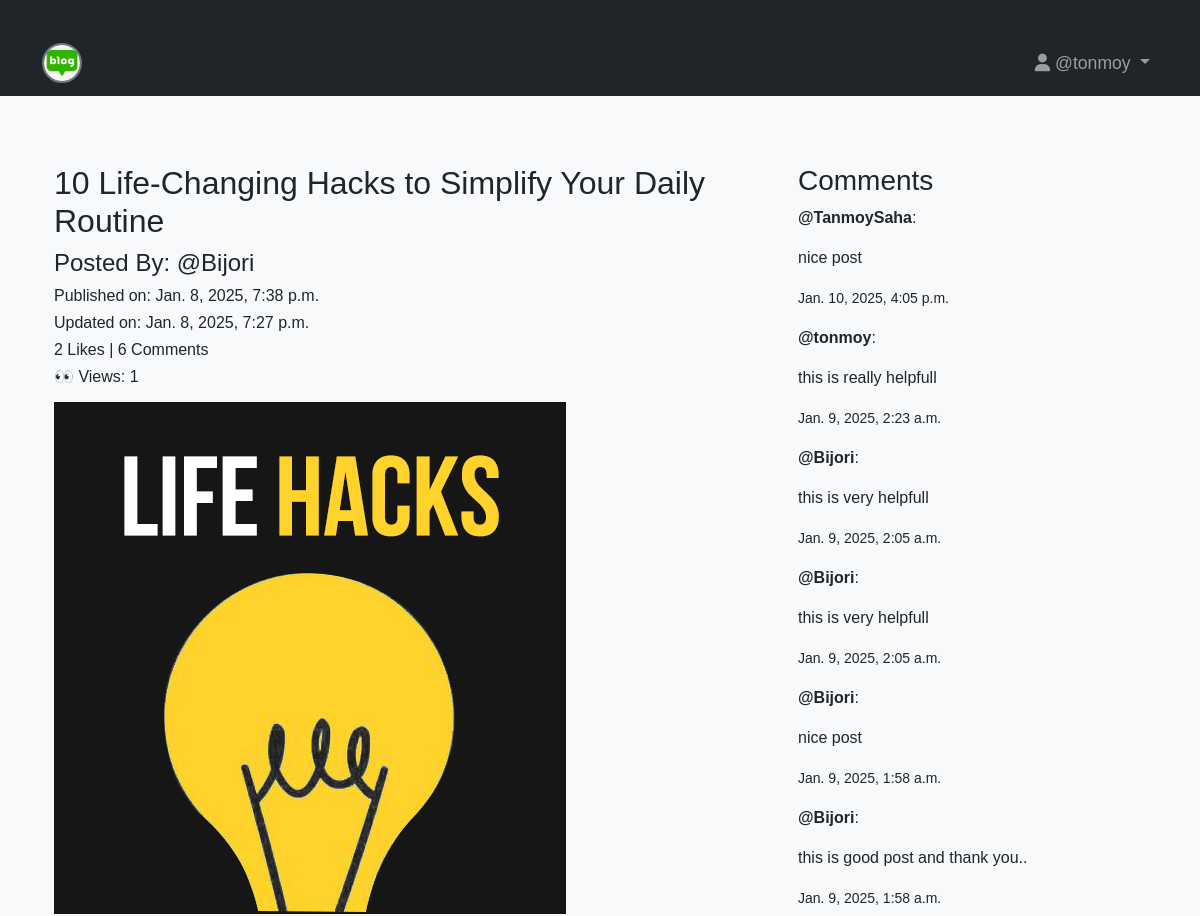
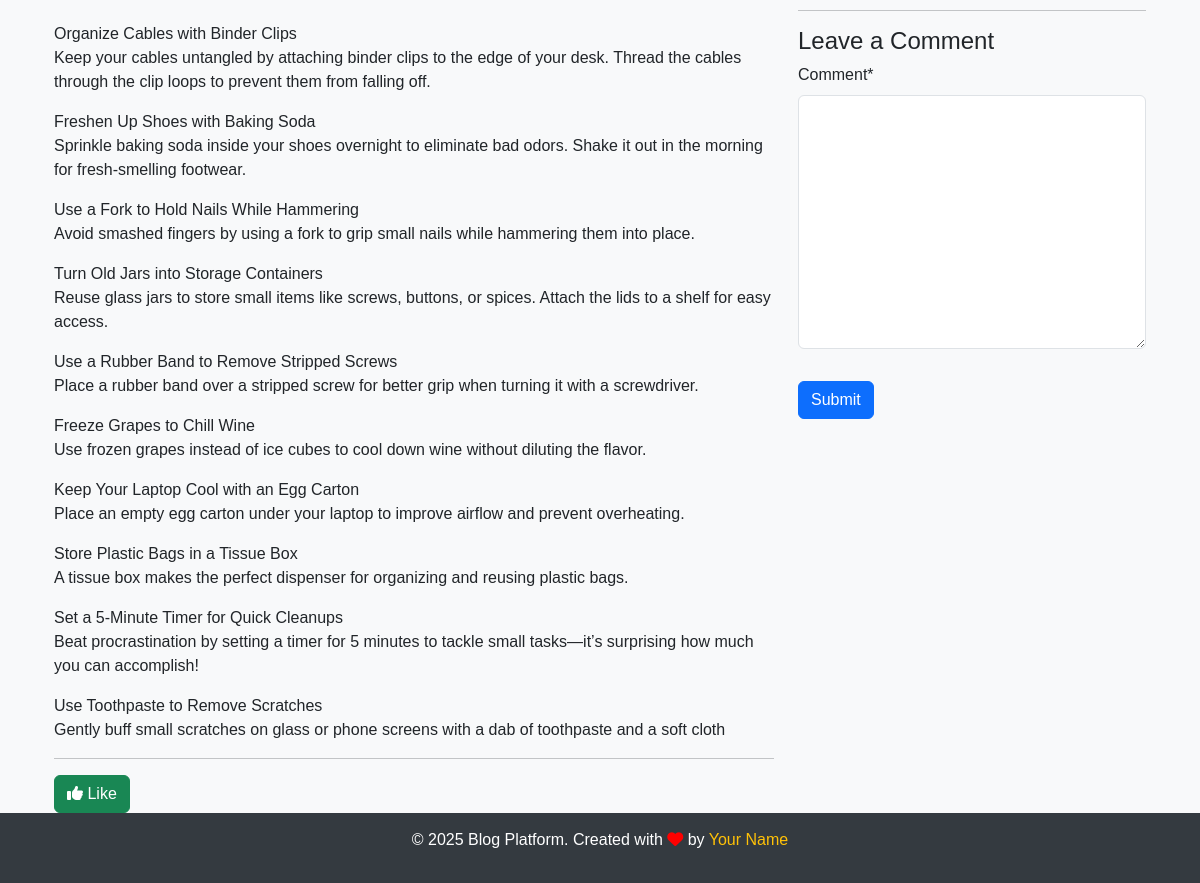
The page /blog/blog_details/10-Life-Changing-Hacks-to-Simplify-Your-Daily-Routine-c8ecc1af-656e-400b-9451-9ccc1f5519ba/ (signed in) on the database its author committed (2 pictures, top to bottom).
### App_Blog/models.py (models this page shows, shortened)
class Blog(models.Model):
    author = models.ForeignKey(User,on_delete=models.CASCADE,related_name='post_author')
    blog_title = models.CharField(max_length=100,verbose_name='Put a Title')
    slug=models.SlugField(max_length=264,unique=True)
    blog_content = models.TextField(verbose_name='What is in your mind?')
    blog_image=models.ImageField(upload_to='blog_image',verbose_name='Image')
    created_at = models.DateTimeField(auto_now_add=True)
    updated_at = models.DateTimeField(auto_now=True)
    publish_date = models.DateTimeField(auto_now_add=True)
    view_count = models.PositiveIntegerField(default=0)
    class Meta:
        ordering = ['-publish_date']

class Comment(models.Model):
    blog = models.ForeignKey(Blog,on_delete=models.CASCADE,related_name='blog_comment')
    user = models.ForeignKey(User, on_delete=models.CASCADE,related_name='user_comment')
    comment = models.TextField()
    comment_date = models.DateTimeField(auto_now_add=True)
    class Meta:
        ordering = ['-comment_date']

### App_Blog/views.py (the view, shortened to what this page needs)
# urls.py: path('blog_details/<slug:slug>/',views.blog_details,name='blog_details'),
@login_required
def blog_details(request, slug):
    try:
        blog = Blog.objects.get(slug=slug)
    except Blog.DoesNotExist:
        return HttpResponseRedirect(reverse('App_Blog:blog_list'))
    if request.user != blog.author:
        blog.view_count += 1
        blog.save(update_fields=['view_count'])
    comment_form = CommentForm()
    already_liked = Likes.objects.filter(blog=blog, user=request.user)
    liked = bool(already_liked)
    return render(request, 'App_Blog/blog_details.html', {
        'blog': blog,
        'comment_form': comment_form,
        'liked': liked
    })

### App_Blog/forms.py
class CommentForm(forms.ModelForm):
    class Meta:
        model = Comment
        fields = ('comment',)

### templates/App_Blog/blog_details.html (shortened to what this page needs)
{% extends "base.html" %}
{% load crispy_forms_tags %}
{% block body_block %}
<div class="container mt-5">
    <div class="row">
        <div class="col-sm-12 col-md-8">
            <div class="blog-header">
                <h2>{{ blog.blog_title }}</h2>
                <h4>Posted By: @{{ blog.author }}</h4>
                <h6>Published on: {{ blog.publish_date }}</h6>
                <h6>Updated on: {{ blog.updated_at }}</h6>
                <h6>{{ blog.liked_blog.count }} Likes | {{ blog.blog_comment.count }} Comments</h6>
                <h6>👀 Views: {{ blog.view_count }}</h6>
            </div>
            <div class="blog-image mt-3">
                <img src="/media/{{ blog.blog_image }}" class="img-fluid" alt="{{ blog.blog_title }}">
            </div>
            <div class="blog-content mt-4">
                <p>{{ blog.blog_content|linebreaks }}</p>
            </div>
            <hr>
            <div class="like-button">
                {% if not liked %}
                    <a href="{% url 'App_Blog:liked_post' blog.pk %}" class="btn btn-success">
                        <i class="fa-solid fa-thumbs-up"></i> Like
                    </a>
                {% else %}
                    <a href="{% url 'App_Blog:unliked_post' blog.pk %}" class="btn btn-danger">
                        <i class="fa-solid fa-thumbs-down"></i> Unlike
                    </a>
                {% endif %}
            </div>
        </div>
        <div class="col-sm-12 col-md-4">
            <div class="comments-section">
                <h3>Comments</h3>
                {% for comment in blog.blog_comment.all %}
                    <div class="comment-item mb-3">
                        <p><strong>@{{ comment.user }}</strong>:</p>
                        <p>{{ comment.comment }}</p>
                        <small>{{ comment.comment_date }}</small>
                    </div>
                {% endfor %}
            </div>
            <hr>
            <div class="comment-form">
                <h4>Leave a Comment</h4>
                <form action="" method="POST">
                    {{ comment_form|crispy }}
                    <button type="submit" class="btn btn-primary mt-3">Submit</button>
                </form>
            </div>
        </div>
    </div>
</div>
{% endblock %}

### templates/base.html (shortened to what this page needs)
<!DOCTYPE html>
<html lang="en">
<head>
    <link rel="stylesheet" href="https://cdn.jsdelivr.net/npm/bootstrap@5.3.0/dist/css/bootstrap.min.css">
    <link rel="stylesheet" href="https://cdnjs.cloudflare.com/ajax/libs/font-awesome/6.5.0/css/all.min.css">
</head>
<body>
    <nav class="navbar navbar-expand-lg navbar-dark bg-dark fixed-top">
        <div class="container">
            <a class="navbar-brand" href="{% url 'index' %}">
                <img src="/media/logo.jpg" width="40" alt="Logo">
            </a>
            <div class="collapse navbar-collapse" id="navbarNav">
                <ul class="navbar-nav ms-auto">
                    {% if user.is_authenticated %}
                        <li class="nav-item dropdown">
                            <a class="nav-link dropdown-toggle" href="#" id="navbarDropdown" role="button" data-bs-toggle="dropdown" aria-expanded="false">
                                <i class="fa-solid fa-user"></i> @{{ user.username }}
                            </a>
                        </li>
                    {% endif %}
                </ul>
            </div>
        </div>
    </nav>
    <div class="container">
        {% block body_block %}
        {% endblock %}
    </div>
    <footer>
        <p>&copy; 2025 Blog Platform. Created with <i class="fa-solid fa-heart" style="color: red;"></i> by <a href="#">Your Name</a></p>
    </footer>
</body>
</html>

### templates/base.html (style rules this page uses)
body { font-family: 'Arial', sans-serif; background-color: #f8f9fa; padding-top: 56px; }
.navbar-brand img { border-radius: 50%; border: 2px solid #6c757d; }
.navbar-nav .nav-item .nav-link { font-size: 1.1em; font-weight: 500; }
.container { padding-top: 30px; }
footer { background-color: #343a40; color: white; padding: 15px 0; text-align: center; }
footer a { color: #ffc107; text-decoration: none; }

### rows shown on the page
Blog: blog_title "10 Life-Changing Hacks to Simplify Your Daily Routine", author "Bijori", publish_date "Jan. 8, 2025, 7:38 p.m.", updated_at "Jan. 8, 2025, 7:27 p.m.", liked_blog.count "2", blog_comment.count "6", view_count "1", blog_image (picture), blog_content "Organize Cables with Binder Clips Keep your cables untangled by attaching binder clips to the edge of your desk. Thread the cables through the clip loops to prevent them from falling off. Freshen Up Shoes with Baking Soda Sprinkle baking soda inside your shoes overnight to eliminate bad odors. Shake it out in the morning for fresh-smelling footwear. Use a Fork to Hold Nails While Hammering Avoid smashed fingers by using a fork to grip small nails while hammering them into place. Turn Old Jars into Storage Containers Reuse glass jars to store small items like screws, buttons, or spices. Attach the lids to a shelf for easy access. Use a Rubber Band to Remove Stripped Screws Place a rubber…"
Comment: user "TanmoySaha", comment "nice post", comment_date "Jan. 10, 2025, 4:05 p.m."
Comment: user "tonmoy", comment "this is really helpfull", comment_date "Jan. 9, 2025, 2:23 a.m."
Comment: user "Bijori", comment "this is very helpfull", comment_date "Jan. 9, 2025, 2:05 a.m."
Comment: user "Bijori", comment "this is very helpfull", comment_date "Jan. 9, 2025, 2:05 a.m."
Comment: user "Bijori", comment "nice post", comment_date "Jan. 9, 2025, 1:58 a.m."
Comment: user "Bijori", comment "this is good post and thank you..", comment_date "Jan. 9, 2025, 1:58 a.m."

### other values the page prints
{{ user.username }} "tonmoy"
